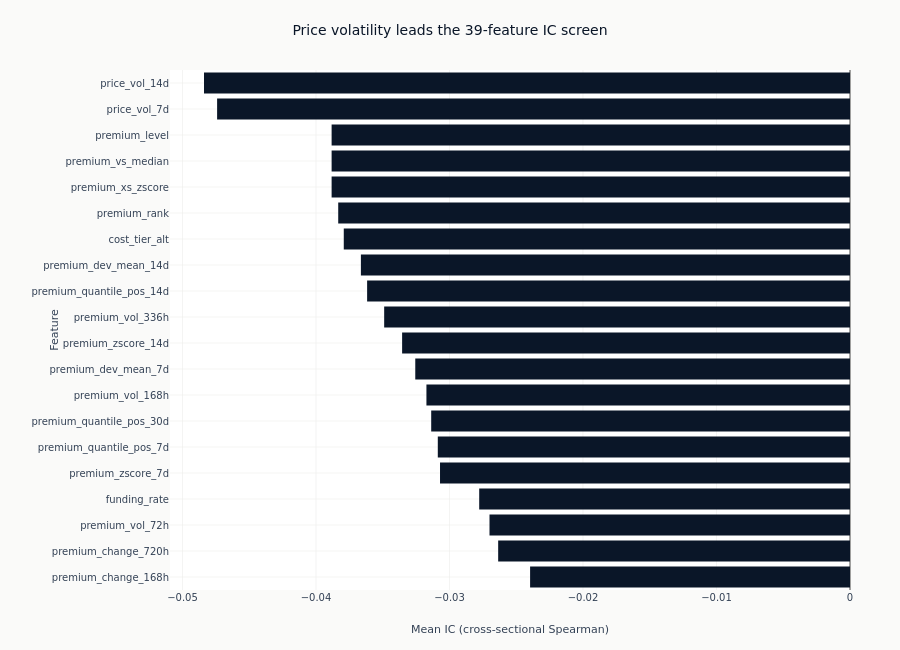

The notebook cell this image was saved under:
### Markdown cell above
### IC Bar Chart (Top 20)

### Code cell
if ic_results:
    top_20 = eval_summary.sort(pl.col("ic_mean").abs(), descending=True).head(20)

    fig = go.Figure()
    fig.add_trace(
        go.Bar(
            x=top_20["ic_mean"].to_list(),
            y=top_20["feature"].to_list(),
            orientation="h",
            marker_color=COLORS["blue"],
        )
    )
    fig.update_layout(
        title="Price volatility leads the 39-feature IC screen",
        xaxis_title="Mean IC (cross-sectional Spearman)",
        yaxis_title="Feature",
        yaxis=dict(autorange="reversed"),
        height=650,
        margin=dict(l=170, r=50, t=70, b=60),
    )
    fig.show()

### Figure 1 — Plotly figure (JSON) as saved in the notebook; plotly's stock layout.template omitted (floating-point values rounded to 4 significant figures)
{"data": [{"marker": {"color": "#0a1628"}, "orientation": "h", "type": "bar", "x": [-0.04839, -0.04741, -0.03883, -0.03883, -0.03883, -0.03833, -0.03792, -0.03664, -0.03617, -0.03489, -0.03355, -0.03256, -0.03173, -0.03137, -0.03088, -0.03071, -0.02777, -0.027, -0.02635, -0.02396], "y": ["price_vol_14d", "price_vol_7d", "premium_level", "premium_vs_median", "premium_xs_zscore", "premium_rank", "cost_tier_alt", "premium_dev_mean_14d", "premium_quantile_pos_14d", "premium_vol_336h", "premium_zscore_14d", "premium_dev_mean_7d", "premium_vol_168h", "premium_quantile_pos_30d", "premium_quantile_pos_7d", "premium_zscore_7d", "funding_rate", "premium_vol_72h", "premium_change_720h", "premium_change_168h"]}], "layout": {"height": 650, "margin": {"b": 60, "l": 170, "r": 50, "t": 70}, "title": {"text": "Price volatility leads the 39-feature IC screen"}, "xaxis": {"title": {"text": "Mean IC (cross-sectional Spearman)"}}, "yaxis": {"autorange": "reversed", "title": {"text": "Feature"}}}}
